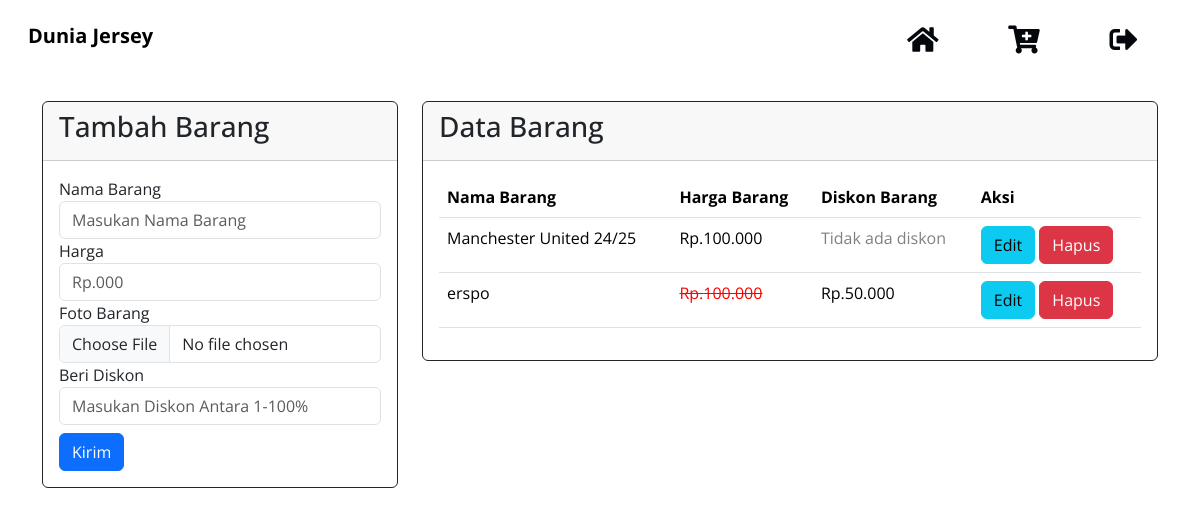
Page /views/barang (signed in) on the committed database.
### tables this page shows
CREATE TABLE IF NOT EXISTS `barang` (
  `IdBarang` int NOT NULL AUTO_INCREMENT,
  `NamaBarang` varchar(50) DEFAULT NULL,
  `Harga` varchar(255) DEFAULT NULL,
  `FotoBarang` varchar(50) DEFAULT NULL,
  `TotalDiskon` varchar(50) DEFAULT NULL,
  PRIMARY KEY (`IdBarang`)
);

### controllers/barang.php (called while the page is built, shortened)
<?php
include_once __DIR__ . '/../models/barang.php';
$barang = new Barang();
try {
    if (!empty($_GET['aksi'])) {
        if ($_GET['aksi'] == 'tambah' && isset($_POST['tambah'])) {
            $NamaBarang = $_POST['NamaBarang'];
            $Harga = $_POST['Harga'];
            $FotoBarang = $_FILES['FotoBarang']['name'];
            $TotalDiskon = $_POST['TotalDiskon'];
            $can = array('jpg', 'png', 'jpeg');
            $x = explode('.', $FotoBarang);
            $ekstensi = strtolower(end($x));
            $tmp = $_FILES['FotoBarang']['tmp_name'];
            if (in_array($ekstensi, $can) == true) {
                move_uploaded_file($tmp, '../assets/img/' . $FotoBarang);
                $barang->TambahBarang($NamaBarang, $Harga, $FotoBarang, $TotalDiskon);
            }else{
                echo "<script>alert('Data Gagal DI UP');window.location='../views/barang'</script>";
            }
        } elseif ($_GET['aksi'] == 'hapus') {
            $id = $_GET['IdBarang'];
            $hapus = $barang->Hapus($id);
            if ($hapus) {
                header("Location: ../views/barang");
            } else {
                echo "<script>alert('Data Gagal Dihapus');window.location='../views/barang'</script>";
            }
        } elseif ($_GET['aksi'] == 'edit' && isset($_POST['edit'])) {
            $id = $_POST['IdBarang'];
            $NamaBarang = $_POST['NamaBarang'];
            $Harga = $_POST['Harga'];
            $TotalDiskon = $_POST['TotalDiskon'];
             $barang->Edit($id, $NamaBarang, $Harga, $TotalDiskon);
        }
    } else {
        $barangs = $barang->TampilData();
    }
} catch (Exception $e) {
    echo "Error: " . $e->getMessage();
}

### controllers/conn.php (called while the page is built, shortened)
<?php
class database
{
	private $host = "localhost";
	private $uname = "root";
	private $pass = "";
	private $db = "diskon";
	function __construct()
	{
		$this->koneksi = mysqli_connect($this->host, $this->uname, $this->pass);
		mysqli_select_db($this->koneksi, $this->db);
		if ($this->koneksi) {
			return $this->koneksi;
		} else {
			echo "Koneksi database mysql dan php GAGAL !";
		}
	}
}

### models/barang.php (called while the page is built, shortened)
<?php
include_once __DIR__ . '/../controllers/conn.php';
class Barang {
    public function TampilData(){
        $conn = new database();
		$data = mysqli_query($conn->koneksi, "SELECT * FROM barang ORDER BY IdBarang desc ");
        $hasil = [];
		while ($d = mysqli_fetch_object($data)) {
			$hasil[] = $d;
		}
		return $hasil;
    }
}

### views/barang.php (the view, shortened to what this page needs)
<?php
include_once 'layouts/admin.php';
include_once '../controllers/barang.php';
?>
<main>
<div class="container">
    <div class="row">
        <div class="col-md-4">
            <div class="card mt-3 border border-dark">
                <div class="card-header">
                    <h3>Tambah Barang</h3>
                </div>
               <div class="card-body">
                <form action="../controllers/barang.php?aksi=tambah" method="post" enctype="multipart/form-data">
                    <label for="">Nama Barang</label>
                    <input class="form-control" type="text" name="NamaBarang" placeholder="Masukan Nama Barang">
                    <label for="">Harga</label>
                    <input type="text" class="form-control" name="Harga" placeholder="Rp.000">
                    <label for="">Foto Barang</label>
                    <input type="file" name="FotoBarang" class="form-control">
                    <label for="">Beri Diskon</label>
                    <input type="text" class="form-control" name="TotalDiskon" placeholder="Masukan Diskon Antara 1-100%">
                   <button type="submit" name="tambah" class="btn btn-primary mt-2">Kirim</button>
                </form>
               </div>
            </div>
        </div>
        <div class="col-md-8">
            <div class="card mt-3 border border-dark">
                <div class="card-header">
                    <h3>Data Barang</h3>
                </div>
                <div class="card-body">
                <table class="table table-hover">
    <thead>
        <tr>
            <th>Nama Barang</th>
            <th>Harga Barang</th>
            <th>Diskon Barang</th>
            <th>Aksi</th>
        </tr>
    </thead>
    <tbody>
    <?php if (!empty($barangs)) : ?>
        <?php foreach ($barangs as $x) : ?>
            <?php
            $harga = $x->Harga;
            $diskon = isset($x->TotalDiskon) ? $x->TotalDiskon : 0;
            $jumlahDiskon = ($diskon > 0) ? ($harga * $diskon) / 100 : 0;
            $hargaSetelahDiskon = $harga - $jumlahDiskon;
            ?>
            <tr>
                <td><?= htmlspecialchars($x->NamaBarang) ?></td>
                <td>
                    <?php if ($diskon > 0) : ?>
                        <span style="text-decoration: line-through; color: red;">
                            Rp.<?= number_format($harga, 0, ',', '.') ?>
                        </span>
                    <?php else : ?>
                        Rp.<?= number_format($harga, 0, ',', '.') ?>
                    <?php endif; ?>
                </td>
                <td>
                    <?php if ($diskon > 0) : ?>
                        <span>Rp.<?= number_format($hargaSetelahDiskon, 0, ',', '.') ?></span>
                    <?php else : ?>
                        <span style="color: gray;">Tidak ada diskon</span>
                    <?php endif; ?>
                </td>
                <td>
                    <button class="btn btn-info"
                            data-bs-toggle="modal"
                            data-bs-target="#EditModal"
                            data-id="<?= $x->IdBarang ?>"
                            data-nama="<?= htmlspecialchars($x->NamaBarang) ?>"
                            data-harga="<?= $x->Harga ?>"
                            data-diskon="<?= $x->TotalDiskon ?>">
                        Edit
                    </button>
                    <a onclick="return confirm('Anda yakin ingin menghapus barang ini?')"
                       href="../controllers/barang.php?IdBarang=<?= $x->IdBarang ?>&aksi=hapus"
                       class="btn btn-danger">
                        Hapus
                    </a>
                </td>
            </tr>
        <?php endforeach; ?>
    <?php endif; ?>
</tbody>
</table>
                </div>
            </div>
        </div>
    </div>
</div>
</main>

### assets/css/style.css (style rules this page uses)
* { margin: 0; padding: 0; font-family: "Open Sans", sans-serif; }
body { background: #fff; }
main { margin-top: 70px; padding: 15px; }

### rows in the picture
barang: NamaBarang "Manchester United 24/25", Harga "100.000", shows "Tidak ada diskon"
barang: NamaBarang "erspo", Harga "100.000", hargaSetelahDiskon "50.000"
